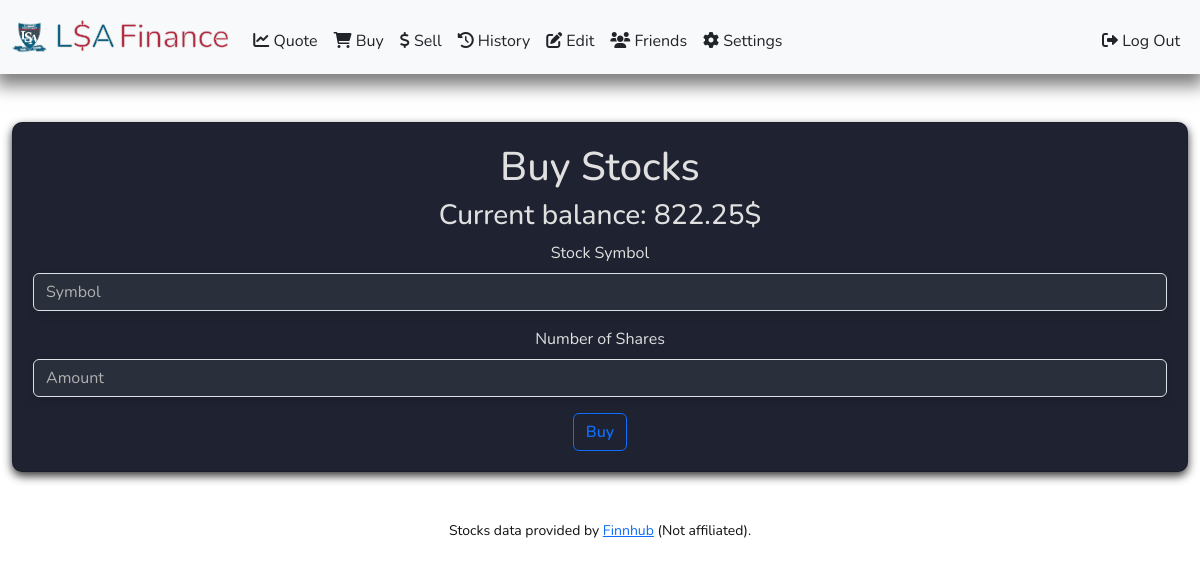
Before: /buy (signed in) with the older database file.
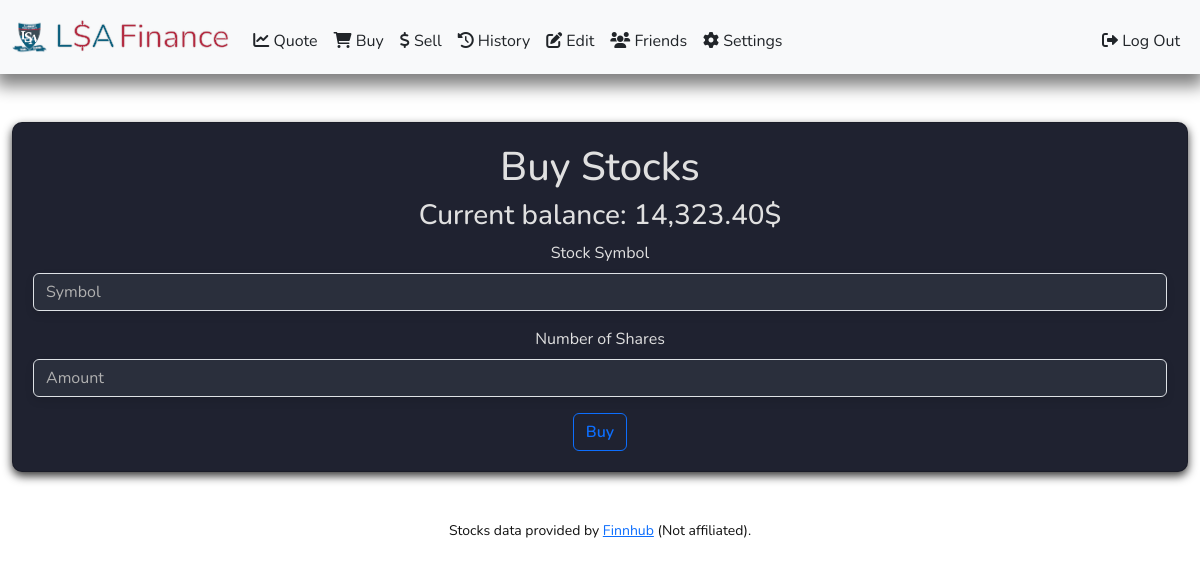
After: the same page with the newer database file.
### tables this page shows
CREATE TABLE accounts (
        id INTEGER PRIMARY KEY AUTOINCREMENT,
        user_id INTEGER,
        balance NUMERIC DEFAULT 1000.00,
        FOREIGN KEY (user_id) REFERENCES users(id)
    );

### app.py (the view, shortened to what this page needs)
@app.route("/buy", methods=["GET", "POST"])
@login_required
@using_database
def buy(connected):
    if request.method == "GET":
        db = connected.cursor()
        db_request = db.execute("SELECT balance FROM accounts WHERE user_id = ?", [session["user_id"]]).fetchone()
        user_balance = float(db_request[0])
        return render_template("buy.html", userBalance=user_balance)

### helpers.py (called while the page is built)
def login_required(f):
    @wraps(f)
    def decorated_function(*args, **kwargs):
        if "user_id" not in session or session["user_id"] is None:
            return redirect("/login")
        return f(*args, **kwargs)
    return decorated_function

def using_database(function):
    @wraps(function)
    def decorated_function(*args, **kwargs):
        def get_db():
            if 'db' not in g:
                g.db = sqlite3.connect('database.db')
            return g.db
        def close_db(e=None):
            db = g.pop('db', None)
            if db is not None:
                db.close()
        db = get_db()
        try:
            return function(db, *args, **kwargs)
        finally:
            close_db()
    return decorated_function

def usd(value):
    return f"{value:,.2f}$"

### templates/buy.html (shortened to what this page needs)
{% extends "layout.html" %}
{% block main %}
<div class="card">
    <h1>Buy Stocks</h1>
    <h3>Current balance: {{ userBalance | usd }}</h3>
    <form action="/buy" method="post" id="buyForm">
        <div class="mb-3">
            <label for="symbol" class="form-label">Stock Symbol</label>
            <input type="text" class="form-control" id="symbol" name="symbol" placeholder="Symbol" required>
        </div>
        <div class="mb-3">
            <label for="amount" class="form-label">Number of Shares</label>
            <input type="number" class="form-control" id="amount" name="amount" placeholder="Amount" min="1" required>
        </div>
        <button type="submit" class="btn btn-outline-primary" id="buyStockBtn">Buy</button>
    </form>
</div>
{% endblock %}

### templates/layout.html (shortened to what this page needs)
<!DOCTYPE html>
<html lang="en">
<head>
    <link rel="stylesheet" href="https://cdnjs.cloudflare.com/ajax/libs/font-awesome/6.0.0-beta3/css/all.min.css">
    <link href="https://cdn.jsdelivr.net/npm/bootstrap@5.3.0-alpha1/dist/css/bootstrap.min.css" rel="stylesheet">
    <link href="/static/styles.css" rel="stylesheet">
</head>
<body>
    <nav class="navbar navbar-expand-md">
        <div class="container-fluid">
            <a class="navbar-brand contour-text d-flex align-items-center" href="/home">
                <img src="../static/lsa_logo.png" alt="LSA Logo" width="35" height="35" class="me-2">
                <span class="blue">L</span><span class="red">$</span><span class="blue">A</span>
                <span class="red ms-1">Finance</span>
            </a>
            <div class="collapse navbar-collapse" id="navbar">
                {% if session["user_id"] %}
                    <ul class="navbar-nav me-auto mt-2">
                        <li class="nav-item"><a class="nav-link" href="/quote"><i class="fas fa-chart-line"></i> Quote</a></li>
                        <li class="nav-item"><a class="nav-link" href="/buy"><i class="fas fa-shopping-cart"></i> Buy</a></li>
                        <li class="nav-item"><a class="nav-link" href="/sell"><i class="fas fa-dollar-sign"></i> Sell</a></li>
                        <li class="nav-item"><a class="nav-link" href="/history"><i class="fas fa-history"></i> History</a></li>
                        <li class="nav-item"><a class="nav-link" href="/edit"><i class="fas fa-edit"></i> Edit</a></li>
                        <li class="nav-item"><a class="nav-link" href="/friends"><i class="fas fa-users"></i> Friends</a></li>
                        <li class="nav-item"><a class="nav-link" href="/settings"><i class="fas fa-cog"></i> Settings</a></li>
                    </ul>
                    <ul class="navbar-nav ms-auto mt-2">
                        <li class="nav-item"><a class="nav-link" href="/logout"><i class="fa-solid fa-right-from-bracket"></i> Log Out</a></li>
                    </ul>
                {% else %}
                    <ul class="navbar-nav ms-auto mt-2">
                        <li class="nav-item"><a class="nav-link" href="/register"><i class="fa-solid fa-user-plus"></i> Register</a></li>
                        <li class="nav-item"><a class="nav-link" href="/login"><i class="fa-solid fa-right-to-bracket"></i> Log In</a></li>
                    </ul>
                {% endif %}
            </div>
        </div>
    </nav>
    <main class="container-fluid py-5 text-center">
        {% block main %}{% endblock %}
    </main>
    <footer class="mb-5 small text-center">
        Stocks data provided by <a href="https://finnhub.io" target="_blank" rel="noopener">Finnhub</a> (Not affiliated).
    </footer>
</body>
</html>

### static/styles.css (style rules this page uses)
nav .navbar-brand { font-size: xx-large; }
nav .navbar-brand .blue { color: #0c5f7d; }
nav .navbar-brand .red { color: #b32a40; }
body.light-mode { background-color: #ffffff; color: #111111; }
body { font-family: "Nunito", sans-serif; margin: 0; padding: 0; }
.card { background-color: #1f2230; color: #e0e0e0; border-radius: 10px; padding: 20px; box-shadow: 0 4px 10px rgba(0, 0, 0, 0.8); }
.navbar { box-shadow: 0 8px 16px 4px rgba(0, 0, 0, 0.5); transition: background-color 0.3s, color 0.3s; }
body.light-mode .navbar { background-color: #f8f9fa; }
body.light-mode .nav-link, body.light-mode .navbar-brand { color: #212529 !important; }
.contour-text { -webkit-text-stroke: 0.5px #e0e0e0; text-shadow: 0 0 2px rgba(224, 224, 224, 0.6); }
input, select, textarea { background-color: #2a2f3c !important; color: #e0e0e0 !important; box-shadow: 0 4px 8px rgba(0, 0, 0, 0.1); border: none; padding: 6px 10px; border-radius: 4px; }
input::placeholder, textarea::placeholder { color: #b0b0b0 !important; }
.btn { font-weight: 600; }

Changed rows visible on the page:
changed accounts: balance "822.25$" → "14,323.40$"
